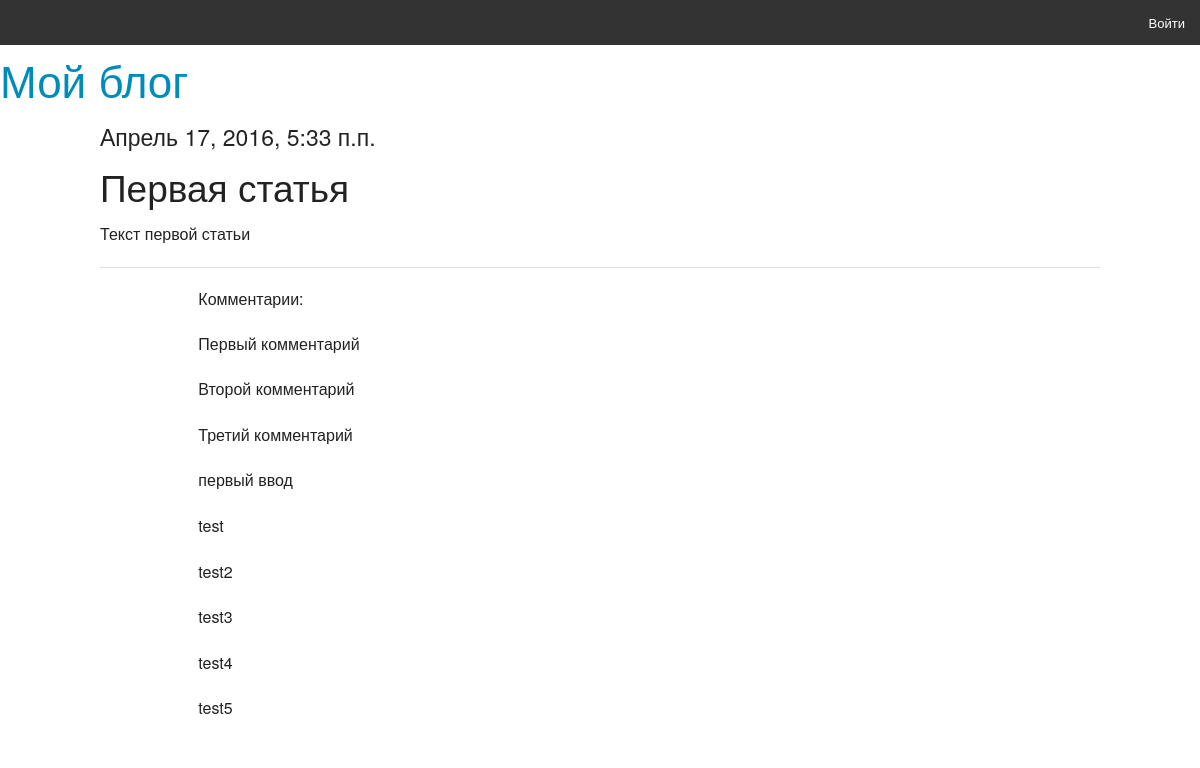
The app's page /basicview/articles/get/1/ with its own data.
### article/models.py (models this page shows)
class Article(models.Model):
    class Meta():
        db_table = 'article'
    article_title = models.CharField(max_length = 200)
    article_text = models.TextField()
    article_date = models.DateTimeField()
    article_likes = models.IntegerField(default=0)

class Comments(models.Model):
    class Meta():
        db_table = 'comments'
    comments_text = models.TextField(verbose_name="Текст комментария")
    comments_article = models.ForeignKey(Article)

### article/views.py (the view)
# urls.py: url(r'^articles/get/(?P<article_id>\d+)/$', 'article.views.article'),
def article(request, article_id=1):
   comment_form = CommentForm
   args = {}
   args.update(csrf(request))
   args['article'] = Article.objects.get(id=article_id)
   args['comments'] = Comments.objects.filter(comments_article_id=article_id)
   args['form'] = comment_form
   args['username'] = auth.get_user(request).username
   return render_to_response('article.html', args)

### article/templates/article.html (shortened to what this page needs)
{% extends 'main.html' %}
{% block article %}
<h4>{{ article.article_date }}</h4>
<h2>{{ article.article_title }}</h2>
<p>{{ article.article_text }}</p>
<hr>
<div class="large-offset-1 large-8 columns"
<p>Комментарии:</p>
{%  for comment in comments %}
    <p>{{ comment.comments_text }}</p>
{% endfor %}
</div>
{% endblock %}

### records on screen
Article: article_date "Апрель 17, 2016, 5:33 п.п.", article_title "Первая статья", article_text "Текст первой статьи"
Comments: comments_text "Первый комментарий"
Comments: comments_text "Второй комментарий"
Comments: comments_text "Третий комментарий"
Comments: comments_text "первый ввод"
Comments: comments_text "test"
Comments: comments_text "test2"
Comments: comments_text "test3"
Comments: comments_text "test4"
Comments: comments_text "test5"
